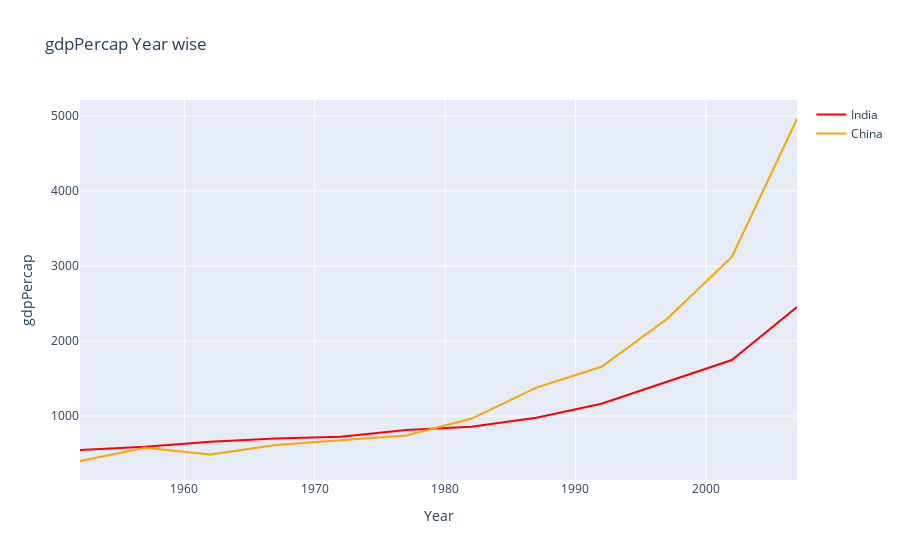

Notebook source saved alongside this figure:
### Code cell
trace = go.Scatter(x=temp_df['year'], y=temp_df['gdpPercap'], mode='lines',marker={'color':'red'},name='India')
trace1 = go.Scatter(x=temp_df1['year'], y=temp_df1['gdpPercap'], mode='lines',marker={'color':'orange'},name="China")
data = [trace,trace1]
layout = go.Layout(title="gdpPercap Year wise",xaxis={'title':"Year"}, yaxis={'title':'gdpPercap'})
fig = go.Figure(data,layout)
fig.show()

### Figure 1 — Plotly figure (JSON) as saved in the notebook; plotly's stock layout.template omitted (floating-point values rounded to 4 significant figures)
{"data": [{"marker": {"color": "red"}, "mode": "lines", "name": "India", "type": "scatter", "x": [1952, 1957, 1962, 1967, 1972, 1977, 1982, 1987, 1992, 1997, 2002, 2007], "y": [546.6, 590.1, 658.3, 700.8, 724.0, 813.3, 855.7, 976.5, 1164.0, 1459.0, 1747.0, 2452.0]}, {"marker": {"color": "orange"}, "mode": "lines", "name": "China", "type": "scatter", "x": [1952, 1957, 1962, 1967, 1972, 1977, 1982, 1987, 1992, 1997, 2002, 2007], "y": [400.4, 576.0, 487.7, 612.7, 676.9, 741.2, 962.4, 1379.0, 1656.0, 2289.0, 3119.0, 4959.0]}], "layout": {"title": {"text": "gdpPercap Year wise"}, "xaxis": {"title": {"text": "Year"}}, "yaxis": {"title": {"text": "gdpPercap"}}}}
